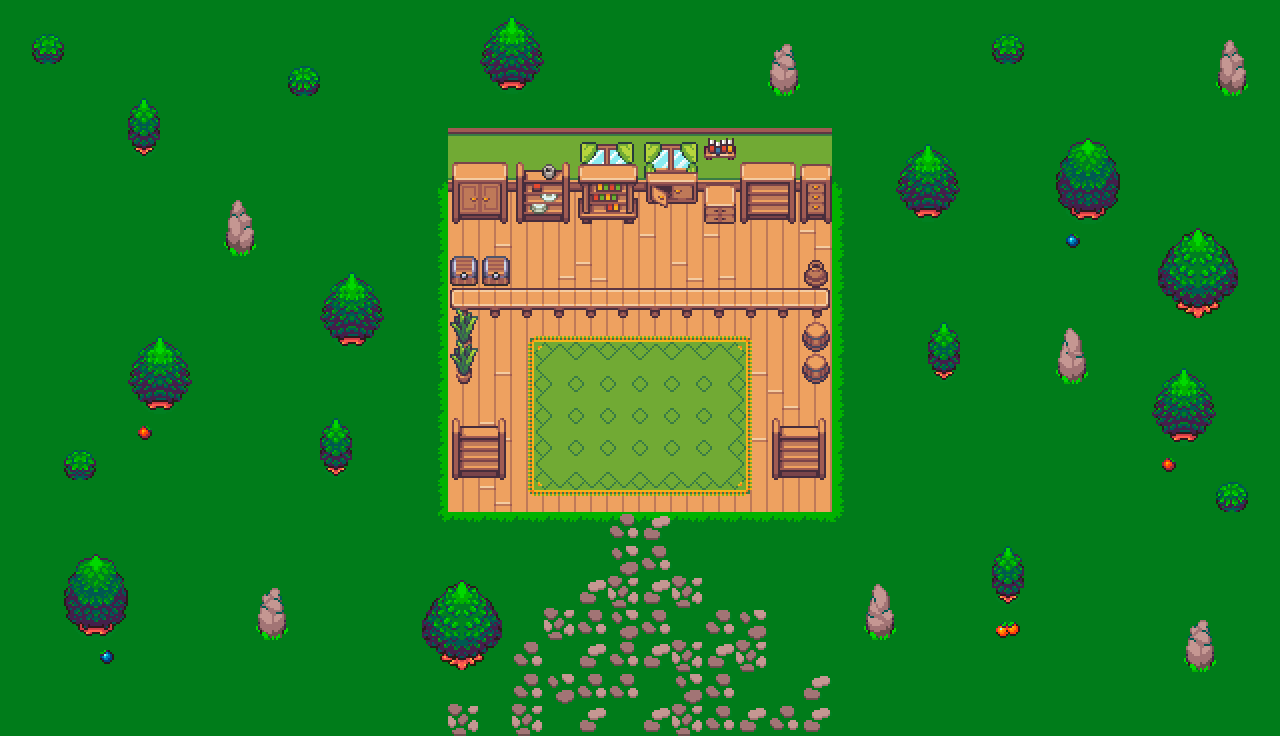

Rendered tile map (Tiled .tmx) drawn with the repository's tilesets; below, a short description and the map source with its tile grids summarised:
An orthogonal 40x23 tile map with 32x32 px tiles, 4 tile layers (Fondo, Extra, Extra2, Muebles), 1 hidden layer not drawn, 3 tilesets.

<map version="1.4" tiledversion="1.4.3" orientation="orthogonal" renderorder="right-down" width="40" height="23" tilewidth="32" tileheight="32" infinite="0" nextlayerid="6" nextobjectid="1">
 <tileset firstgid="1" name="hitboxes" tilewidth="32" tileheight="32" tilecount="20" columns="20">
  <image source="hitboxes.png" width="640" height="32" />
 </tileset>
 <tileset firstgid="21" name="map_tileset" tilewidth="32" tileheight="32" tilecount="768" columns="48">
  <image source="map_tileset.png" width="1536" height="512" />
 </tileset>
 <tileset firstgid="789" name="interior_tileset" tilewidth="32" tileheight="32" tilecount="768" columns="48">
  <image source="interior_tileset.png" width="1536" height="512" />
 </tileset>
 <layer id="1" name="Fondo" width="40" height="23">
  <data>[920 cells, 920 non-empty, 14 distinct tile ids]</data>
 </layer>
 <layer id="4" name="Extra" width="40" height="23">
  <data>[920 cells, 71 non-empty, 21 distinct tile ids]</data>
 </layer>
 <layer id="5" name="Extra2" width="40" height="23">
  <data>[920 cells, 9 non-empty, 5 distinct tile ids]</data>
 </layer>
 <layer id="3" name="Muebles" width="40" height="23">
  <data>[920 cells, 182 non-empty, 71 distinct tile ids]</data>
 </layer>
 <layer id="2" name="Hitboxes" width="40" height="23" visible="0">
  <properties>
   <property name="draw" type="bool" value="false" />
  </properties>
  <data>[920 cells, 920 non-empty, 4 distinct tile ids]</data>
 </layer>
</map>
